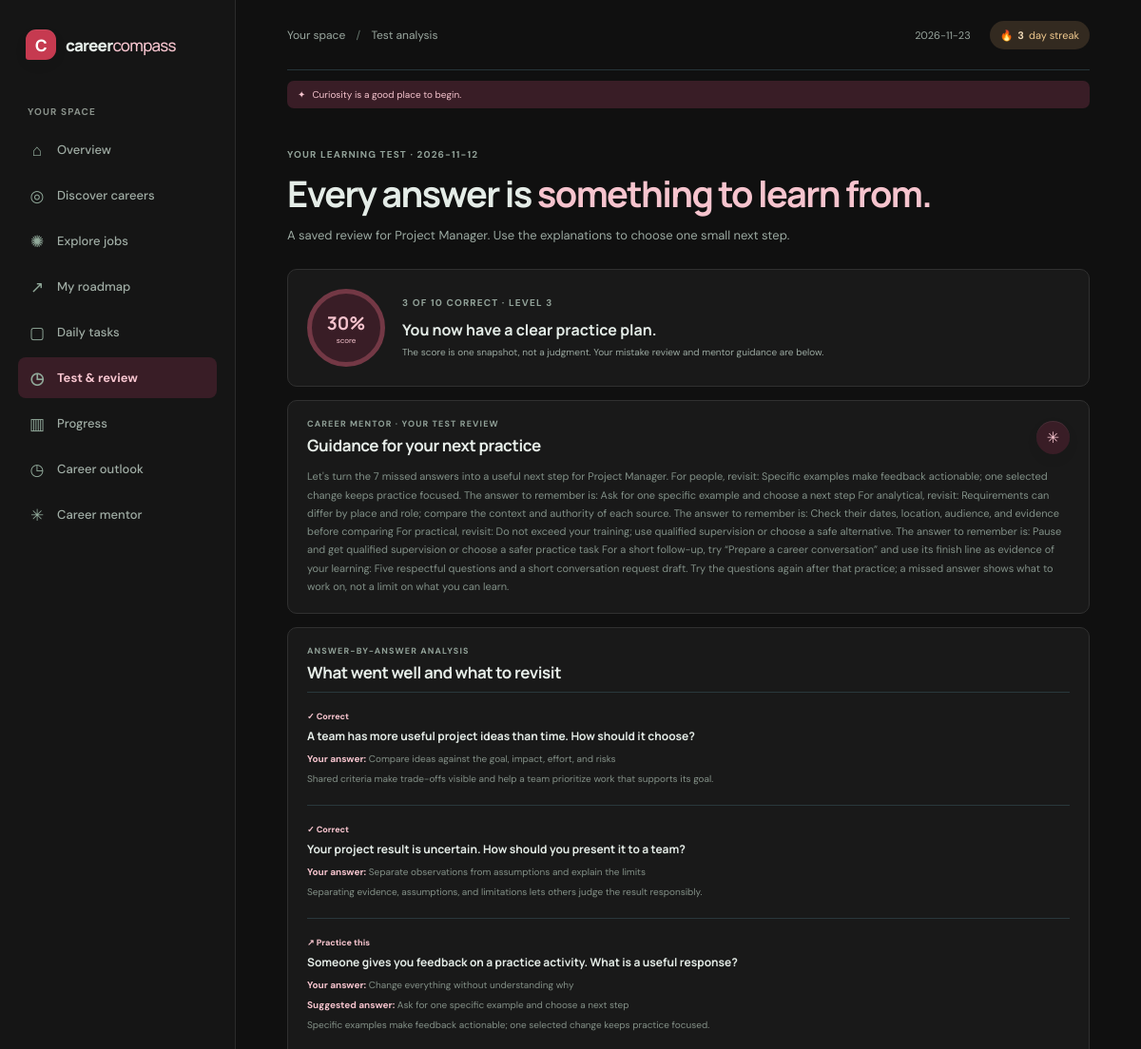
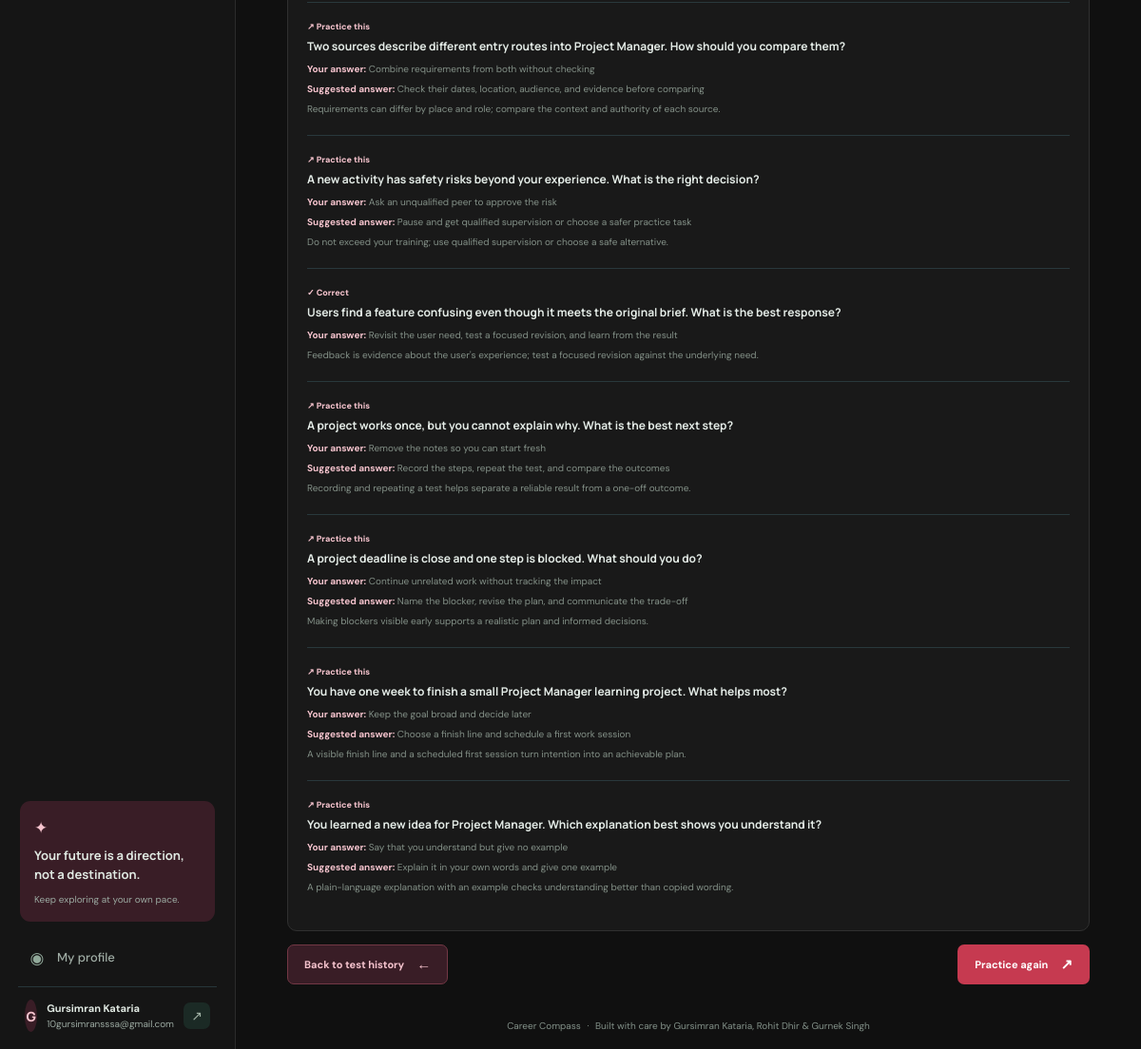
The app's page /tests/2/analysis (signed in) with its own data (2 pictures, top to bottom).
### tables this page shows
CREATE TABLE users (
            id INTEGER PRIMARY KEY AUTOINCREMENT,
            display_name TEXT NOT NULL,
            email TEXT NOT NULL UNIQUE COLLATE NOCASE,
            password_hash TEXT NOT NULL,
            theme TEXT NOT NULL DEFAULT 'dark' CHECK (theme IN ('dark', 'light')),
            created_at TEXT NOT NULL
        , accent_color TEXT NOT NULL DEFAULT 'green', market_country TEXT NOT NULL DEFAULT 'IN');

CREATE TABLE user_progress (
            user_id INTEGER PRIMARY KEY REFERENCES users(id) ON DELETE CASCADE,
            xp INTEGER NOT NULL DEFAULT 0,
            streak INTEGER NOT NULL DEFAULT 0,
            last_active TEXT,
            selected_career TEXT
        );

CREATE TABLE learning_tests (
            id INTEGER PRIMARY KEY AUTOINCREMENT,
            user_id INTEGER NOT NULL REFERENCES users(id) ON DELETE CASCADE,
            career_id TEXT,
            level INTEGER NOT NULL,
            questions_json TEXT NOT NULL,
            answers_json TEXT NOT NULL DEFAULT '{}',
            score INTEGER,
            correct_count INTEGER,
            total_count INTEGER NOT NULL,
            started_at TEXT NOT NULL,
            submitted_at TEXT,
            timed_out INTEGER NOT NULL DEFAULT 0
        );

### app.py (the view)
@app.get("/tests/<int:test_id>/analysis")
@login_required
def learning_test_analysis(test_id):
    attempt = get_db().execute(
        "SELECT * FROM learning_tests WHERE id = ? AND user_id = ?",
        (test_id, session["user_id"]),
    ).fetchone()
    if attempt is None:
        abort(404)
    if not attempt["submitted_at"]:
        return redirect(url_for("take_learning_test", test_id=test_id))
    questions = json.loads(attempt["questions_json"])
    result = grade_learning_test(questions, json.loads(attempt["answers_json"]))
    career = career_by_id(attempt["career_id"])
    return render_template(
        "test_analysis.html",
        attempt=attempt,
        result=result,
        career=career,
        mentor_feedback=test_review_reply(result["mistakes"], career),
    )

### app.py (called while the page is built)
def get_db():
    if "db" not in g:
        if CLOUDFLARE_WORKER:
            from cloudflare_d1 import D1Database
            environment = request.environ.get("workers.env")
            if environment is None:
                raise RuntimeError("The Cloudflare Worker environment is unavailable.")
            g.db = D1Database(environment.DB)
        else:
            g.db = sqlite3.connect(DATABASE)
            g.db.row_factory = sqlite3.Row
            g.db.execute("PRAGMA foreign_keys = ON")
    return g.db

def login_required(view):
    @wraps(view)
    def wrapped(*args, **kwargs):
        if not session.get("user_id"):
            flash("Sign in to save and view your career progress.", "info")
            return redirect(url_for("login"))
        user = get_db().execute(
            "SELECT id FROM users WHERE id = ?", (session["user_id"],)
        ).fetchone()
        if user is None:
            session.clear()
            return redirect(url_for("login"))
        return view(*args, **kwargs)
    return wrapped

def current_user():
    user_id = session.get("user_id")
    if not user_id:
        return None
    return get_db().execute("SELECT * FROM users WHERE id = ?", (user_id,)).fetchone()

def current_progress():
    user_id = session.get("user_id")
    if not user_id:
        return None
    return get_db().execute(
        "SELECT * FROM user_progress WHERE user_id = ?", (user_id,)
    ).fetchone()

def csrf_token():
    if "csrf_token" not in session:
        session["csrf_token"] = secrets.token_urlsafe(32)
    return session["csrf_token"]

def career_by_id(career_id):
    if isinstance(career_id, dict):
        career_id = career_id.get("id")
    if not career_id:
        return None
    return next((career for career in CAREERS if career["id"] == career_id), None)

### templates/test_analysis.html (shortened to what this page needs)
{% extends "base.html" %}
{% block breadcrumb %}Test analysis{% endblock %}
{% block content %}
<section class="page-intro"><p class="eyebrow">YOUR LEARNING TEST · {{ attempt.submitted_at[:10] }}</p><h1>Every answer is <span>something to learn from.</span></h1><p class="muted">A saved review for {{ career.title if career else "your career exploration" }}. Use the explanations to choose one small next step.</p></section>
<section class="test-result-banner panel"><div class="test-score-ring"><strong>{{ attempt.score }}%</strong><span>score</span></div><div><p class="eyebrow">{{ attempt.correct_count }} OF {{ attempt.total_count }} CORRECT · LEVEL {{ attempt.level }}{% if attempt.timed_out %} · TIME LIMIT REACHED{% endif %}</p><h2>{% if attempt.score >= 80 %}Strong work—keep stretching your skills.{% elif attempt.score >= 50 %}You're building useful foundations.{% else %}You now have a clear practice plan.{% endif %}</h2><p class="muted">The score is one snapshot, not a judgment. Your mistake review and mentor guidance are below.</p></div></section>
<section class="mentor-review-card panel"><div class="panel-heading"><div><p class="eyebrow">CAREER MENTOR · YOUR TEST REVIEW</p><h2>Guidance for your next practice</h2></div><span class="mentor-avatar">✳</span></div><p>{{ mentor_feedback }}</p></section>
<section class="panel answer-review-panel"><div class="panel-heading"><div><p class="eyebrow">ANSWER-BY-ANSWER ANALYSIS</p><h2>What went well and what to revisit</h2></div></div>{% for question in result.questions %}<article class="answer-review {% if question.is_correct %}answer-correct{% else %}answer-missed{% endif %}"><span class="answer-status">{% if question.is_correct %}✓ Correct{% else %}↗ Practice this{% endif %}</span><h3>{{ question.prompt }}</h3><p><strong>Your answer:</strong> {{ question.selected }}</p>{% if not question.is_correct %}<p><strong>Suggested answer:</strong> {{ question.correct }}</p>{% endif %}<p class="muted">{{ question.explanation }}</p></article>{% endfor %}</section>
<div class="test-analysis-actions"><a class="button button-outline" href="{{ url_for('learning_tests') }}">Back to test history <span>←</span></a><a class="button button-dark" href="{{ url_for('start_learning_test') }}">Practice again <span>↗</span></a></div>
{% endblock %}

### templates/base.html (shortened to what this page needs)
<!doctype html>
<html lang="en">
<head>
  {% set user = current_user() %}
  {% set ui_theme = user.theme if user else browser_theme %}
  {% set ui_accent = user.accent_color if user and user.accent_color in accent_palettes else browser_accent_color %}
  {% set palette = accent_palettes[ui_accent] %}
  <link rel="stylesheet" href="{{ url_for('static', filename='style.css') }}">
</head>
<body class="theme-{{ ui_theme }} accent-{{ ui_accent }}" data-accent="{{ ui_accent }}" style="--accent: {{ palette.accent }}; --accent-deep: {{ palette.deep }}; --accent-soft: {{ palette.soft }}; --accent-glow: {{ palette.glow }}; --accent-on: {{ palette.on_accent }}; --accent-on-dark: {{ palette.on_accent_dark }};">
  <div class="app-shell">
    {% if user %}
    <aside class="sidebar">
      <a class="brand" href="{{ url_for('home') }}"><span class="brand-mark">C</span><span>career<span class="brand-light">compass</span></span></a>
      <p class="nav-label">YOUR SPACE</p>
      <nav class="main-nav" aria-label="Main navigation">
        <a class="nav-link {% if request.endpoint == 'home' %}active{% endif %}" href="{{ url_for('home') }}"><span class="nav-icon">⌂</span>Overview</a>
        <a class="nav-link {% if request.endpoint in ['assessment', 'results'] %}active{% endif %}" href="{{ url_for('assessment') }}"><span class="nav-icon">◎</span>Discover careers</a>
        <a class="nav-link {% if request.endpoint == 'careers' %}active{% endif %}" href="{{ url_for('careers') }}"><span class="nav-icon">✺</span>Explore jobs</a>
        <a class="nav-link {% if request.endpoint == 'roadmap' %}active{% endif %}" href="{{ url_for('roadmap') }}"><span class="nav-icon">↗</span>My roadmap</a>
        <a class="nav-link {% if request.endpoint == 'tasks' %}active{% endif %}" href="{{ url_for('tasks') }}"><span class="nav-icon">▢</span>Daily tasks</a>
        <a class="nav-link {% if request.endpoint in ['learning_tests', 'start_learning_test', 'take_learning_test', 'submit_learning_test', 'learning_test_analysis'] %}active{% endif %}" href="{{ url_for('learning_tests') }}"><span class="nav-icon">◷</span>Test & review</a>
        <a class="nav-link {% if request.endpoint == 'progress_page' %}active{% endif %}" href="{{ url_for('progress_page') }}"><span class="nav-icon">▥</span>Progress</a>
        <a class="nav-link {% if request.endpoint == 'career_insights' %}active{% endif %}" href="{{ url_for('career_insights') }}"><span class="nav-icon">◷</span>Career outlook</a>
        <a class="nav-link {% if request.endpoint == 'mentor' %}active{% endif %}" href="{{ url_for('mentor') }}"><span class="nav-icon">✳</span>Career mentor</a>
      </nav>
      <div class="sidebar-bottom">
        <div class="sidebar-note"><span class="note-spark">✦</span><p>Your future is a direction, not a destination.</p><span class="note-caption">Keep exploring at your own pace.</span></div>
        <a class="nav-link {% if request.endpoint == 'profile' %}active{% endif %}" href="{{ url_for('profile') }}"><span class="nav-icon">◉</span>My profile</a>
        <div class="user-chip"><span class="avatar">{{ user.display_name[:1]|upper }}</span><span><strong>{{ user.display_name }}</strong><small>{{ user.email }}</small></span><form method="post" action="{{ url_for('logout') }}"><input type="hidden" name="csrf_token" value="{{ csrf_token() }}"><button class="signout-button" type="submit" aria-label="Sign out">↗</button></form></div>
      </div>
    </aside>
    {% endif %}
    <main class="main-content {% if not user %}auth-main{% endif %}">
      {% if user %}
      <header class="topbar"><span class="breadcrumb">Your space <span>/</span> {% block breadcrumb %}Overview{% endblock %}</span><div class="topbar-right"><span class="topbar-date">{{ today }}</span><a class="streak-pill" href="{{ url_for('profile') }}">🔥 <strong>{{ current_progress().streak }}</strong> day streak</a></div></header>
      <p class="motivation-quote"><span>✦</span> {{ motivation_quote }}</p>
      {% else %}
      <header class="auth-topbar"><a class="brand" href="{{ url_for('login') }}"><span class="brand-mark">C</span><span>career<span class="brand-light">compass</span></span></a><span>Find a direction that feels like yours.</span></header>
      {% endif %}
      {% block content %}{% endblock %}
      {% if user %}<footer class="footer">Career Compass <span>·</span> Built with care by Gursimran Kataria, Rohit Dhir &amp; Gurnek Singh</footer>{% else %}<footer class="footer">Career Compass <span>·</span> A project by Gursimran Kataria, Rohit Dhir &amp; Gurnek Singh</footer>{% endif %}
    </main>
  </div>
</body>
</html>

### records on screen
users: display_name "G", display_name "Gursimran Kataria", email "10gursimransssa@gmail.com"
user_progress: streak "3"
learning_tests: submitted_at "2026-11-12", score "30", correct_count "3", total_count "10", level "3"

### other values on screen
{{ motivation_quote }} "Curiosity is a good place to begin."
{{ career.title if career else "your career exploration" }} "Project Manager"
{{ question.prompt }} "A team has more useful project ideas than time. How should it choose?" "Your project result is uncertain. How should you present it to a team?" "Someone gives you feedback on a practice activity. What is a useful response?" "Two sources describe different entry routes into Project Manager. How should you compare them?" "A new activity has safety risks beyond your experience. What is the right decision?" "Users find a feature confusing even though it meets the original brief. What is the best response?" "A project works once, but you cannot explain why. What is the best next step?" "A project deadline is close and one step is blocked. What should you do?" "You have one week to finish a small Project Manager learning project. What helps most?" "You learned a new idea for Project Manager. Which explanation best shows you understand it?"
{{ question.selected }} "Compare ideas against the goal, impact, effort, and risks" "Separate observations from assumptions and explain the limits" "Change everything without understanding why" "Combine requirements from both without checking" "Ask an unqualified peer to approve the risk" "Revisit the user need, test a focused revision, and learn from the result" "Remove the notes so you can start fresh" "Continue unrelated work without tracking the impact" "Keep the goal broad and decide later" "Say that you understand but give no example"
{{ question.explanation }} "Shared criteria make trade-offs visible and help a team prioritize work that supports its goal." "Separating evidence, assumptions, and limitations lets others judge the result responsibly." "Specific examples make feedback actionable; one selected change keeps practice focused." "Requirements can differ by place and role; compare the context and authority of each source." "Do not exceed your training; use qualified supervision or choose a safe alternative." "Feedback is evidence about the user's experience; test a focused revision against the underlying need." "Recording and repeating a test helps separate a reliable result from a one-off outcome." "Making blockers visible early supports a realistic plan and informed decisions." "A visible finish line and a scheduled first session turn intention into an achievable plan." "A plain-language explanation with an example checks understanding better than copied wording."
{{ question.correct }} "Ask for one specific example and choose a next step" "Check their dates, location, audience, and evidence before comparing" "Pause and get qualified supervision or choose a safer practice task" "Record the steps, repeat the test, and compare the outcomes" "Name the blocker, revise the plan, and communicate the trade-off" "Choose a finish line and schedule a first work session" "Explain it in your own words and give one example"
